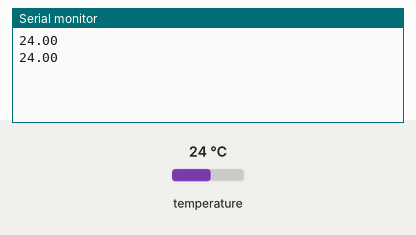
Simulated run of this sketch. Board: Arduino Uno, built with avr-gcc and run on an emulated ATmega328P. On the bench: the last lines printed to the serial monitor. The test bench sets the inputs (shaded band); at power-on: temperature 24 °C.

Above: at 11.5 s.
11.6 s: temperature set to 12 °C
At 16.3 s:
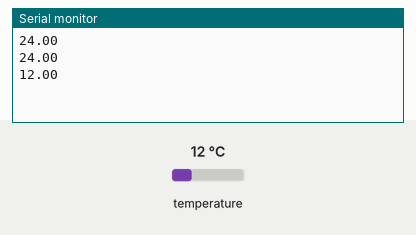
19.3 s: temperature set to 19 °C
At 21.4 s:
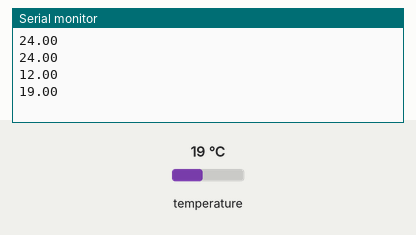
Timing chart, 0 to 22.9 s (numbered marks = the images above; inputs shaded):
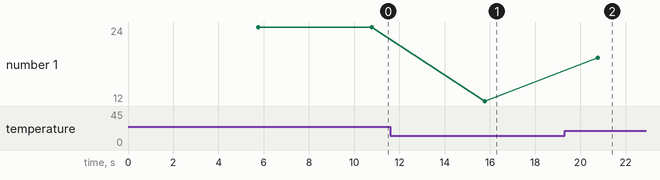

Measured:
- after the input at 11.6 s, the serial monitor: prints a new line after 4.2 s (image 1)
- after the input at 19.3 s, the serial monitor: prints a new line after 1.5 s (image 2)
- plotted number 1: 24 → 12 after the input at 11.6 s, 12 → 19 after the input at 19.3 s

The sketch:

tempSensor.ino
```cpp
#include <OneWire.h>
#include <DallasTemperature.h>

// Data wire is plugged into pin 2 on the Arduino
#define ONE_WIRE_BUS 2

// Setup a oneWire instance to communicate with any OneWire devices (not just Maxim/Dallas temperature ICs)
OneWire oneWire(ONE_WIRE_BUS);
// Pass our oneWire reference to Dallas Temperature.
DallasTemperature sensors(&oneWire);

unsigned long startMillis;  //some global variables available anywhere in the program
unsigned long currentMillis;
const unsigned long period = 5000;  //the value is a number of milliseconds

void setup(void)
{
  // start serial port
  Serial.begin(9600);
  startMillis = millis();  //initial start time
  //Serial.println("Dallas Temperature IC Control Library Demo");
  // Start up the library
  sensors.begin(); // IC Default 9 bit. If you have troubles consider upping it 12. Ups the delay giving the IC more time to process the temperature measurement
}

void loop(void)

{
  currentMillis = millis();  //get the current "time" (actually the number of milliseconds since the program started)
  if (currentMillis - startMillis >= period)  //test whether the period has elapsed
  {
    // call sensors.requestTemperatures() to issue a global temperature
    // request to all devices on the bus
    //Serial.print("Requesting temperatures...");
    sensors.requestTemperatures(); // Send the command to get temperatures
    //Serial.println("DONE");

    //Serial.print("Temperature for Device 1 is: ");
    Serial.println(sensors.getTempCByIndex(0)); // Why "byIndex"? You can have more than one IC on the same bus. 0 refers to the first IC on the wire


    startMillis = currentMillis;  //IMPORTANT to save the start time of the current LED state.
  }
}
```
